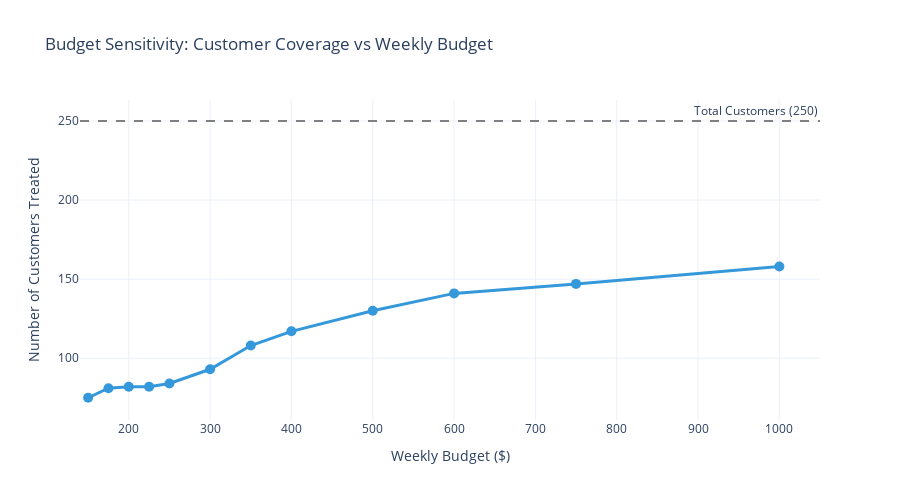

The cell this chart's notebook holds for it:
### Code cell
# Visualization 3: Budget vs Customers Treated
fig3 = go.Figure()

fig3.add_trace(go.Scatter(
    x=sensitivity_df['Budget'],
    y=sensitivity_df['Customers_Treated'],
    mode='lines+markers',
    name='Customers Treated',
    line=dict(color='#3498DB', width=3),
    marker=dict(size=10)
))

# Add total customer reference line
fig3.add_hline(y=250, line_dash="dash", line_color="gray", 
               annotation_text="Total Customers (250)")

fig3.update_layout(
    title='Budget Sensitivity: Customer Coverage vs Weekly Budget',
    xaxis_title='Weekly Budget ($)',
    yaxis_title='Number of Customers Treated',
    template='plotly_white',
    height=500,
    hovermode='x unified',
    xaxis=dict(range=[140, 1050])
)

fig3.show()

print("INTERPRETATION:")
print("Customer coverage increases with budget initially, then plateaus as other constraints")
print("(email capacity, action saturation) become binding. Beyond ~$300-400, additional budget")
print("provides minimal coverage improvement, indicating optimization opportunities are exhausted.")

### Figure 1 — Plotly figure (JSON) as saved in the notebook; plotly's stock layout.template omitted (floating-point values rounded to 4 significant figures)
{"data": [{"line": {"color": "#3498DB", "width": 3}, "marker": {"size": 10}, "mode": "lines+markers", "name": "Customers Treated", "type": "scatter", "x": [150, 175, 200, 225, 250, 300, 350, 400, 500, 600, 750, 1000], "y": [75, 81, 82, 82, 84, 93, 108, 117, 130, 141, 147, 158]}], "layout": {"annotations": [{"showarrow": false, "text": "Total Customers (250)", "x": 1, "xanchor": "right", "xref": "x domain", "y": 250, "yanchor": "bottom", "yref": "y"}], "height": 500, "hovermode": "x unified", "shapes": [{"line": {"color": "gray", "dash": "dash"}, "type": "line", "x0": 0, "x1": 1, "xref": "x domain", "y0": 250, "y1": 250, "yref": "y"}], "title": {"text": "Budget Sensitivity: Customer Coverage vs Weekly Budget"}, "xaxis": {"range": [140, 1050], "title": {"text": "Weekly Budget ($)"}}, "yaxis": {"title": {"text": "Number of Customers Treated"}}}}
